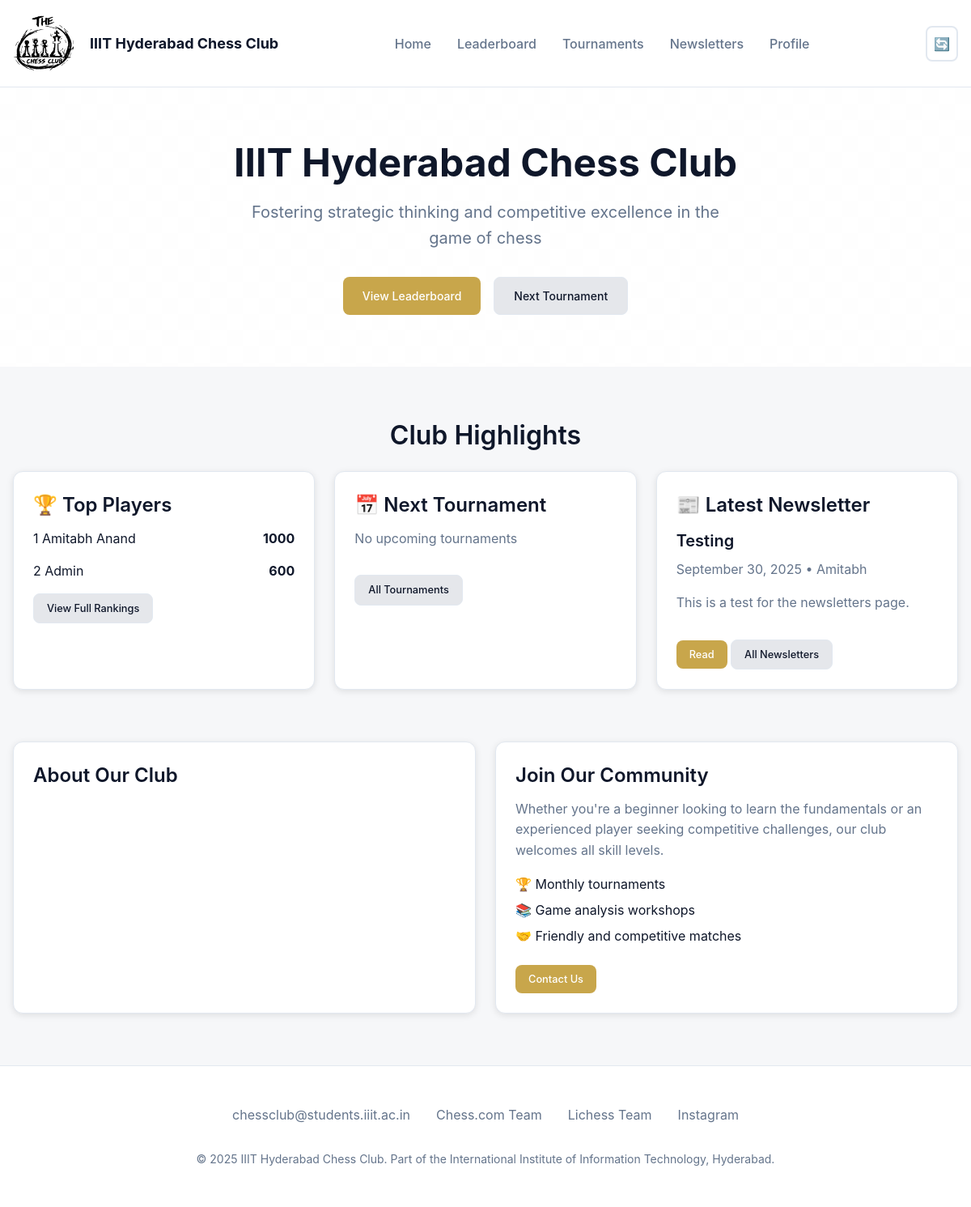
The app's page /, older data.
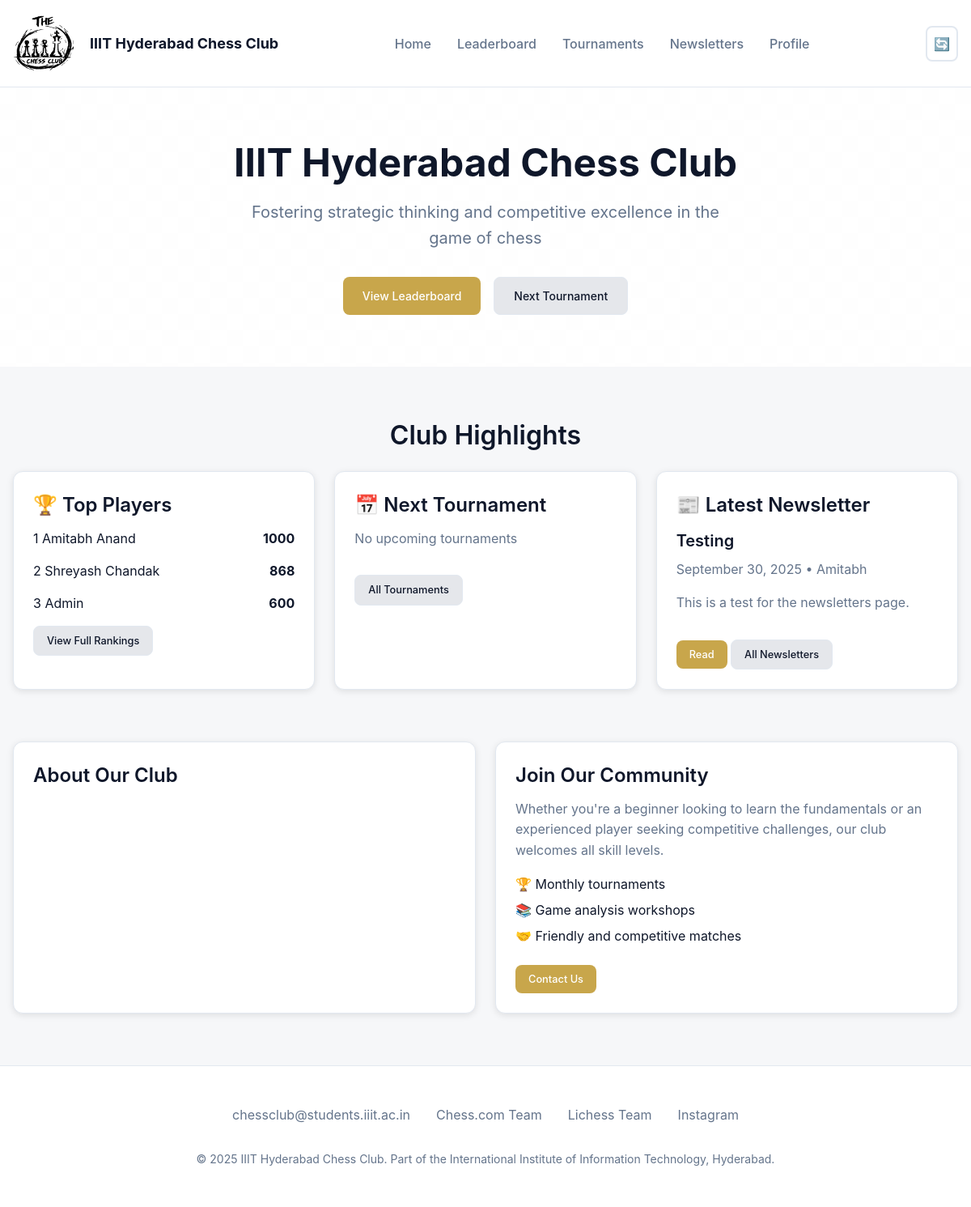
The same page, newer data.
### accounts/models.py (models this page shows, shortened)
class User(AbstractUser):
    def __str__(self):
        return f"{self.username}"

class UserProfile(models.Model):
    user = models.OneToOneField(User, on_delete=models.CASCADE, related_name="profile")
    rating = models.IntegerField(default=600)
    last_rating = models.IntegerField(default=600)
    rank = models.IntegerField(default=0)
    last_rank = models.IntegerField(default=0)
    chessdotcom = models.CharField(max_length=64, blank=True, null=True)
    lichess = models.CharField(max_length=64, blank=True, null=True)

### IIITChessClub/views.py (the view)
# urls.py: 2. Add a URL to urlpatterns:  path('', views.home, name='home')
def home(request):
    next_tournament = (
        Tournament.objects
        .filter(start_date__gte=now().date())
        .order_by('start_date')
        .first()
    )
    latest_newsletter = (
        Newsletter.objects
        .order_by('-published_date')
        .first()
    )
    top_users = User.objects.select_related("profile").order_by("-profile__rating")[:5]
    return render(request, 'home.html', {"top_users": top_users, "next_tournament": next_tournament, "latest_newsletter": latest_newsletter})

### IIITChessClub/templates/home.html (shortened to what the changed rows need)
<!DOCTYPE html>
{% load static %}
<html lang="en">
<head>
  <link rel="stylesheet" href="{% static 'css/styles.css' %}">
</head>
<body>
  <main>
    <section class="hero">
      <div class="container">
        <div class="hero-content">
          <h1>IIIT Hyderabad Chess Club</h1>
        </div>
      </div>
    </section>
    <section class="container" style="margin-top: 4rem;">
      <h2 class="text-center mb-6">Club Highlights</h2>
      <div class="grid grid-3">
        <div class="card">
          <div id="top-players" class="flex flex-col gap-4">
            {% for user in top_users %}
            <div class="flex justify-between items-center">
              <span>{{ user.profile.rank }} {{ user.first_name }} {{ user.last_name }}</span>
              <strong>{{ user.profile.rating }}</strong>
            </div>
            {% endfor %}
          </div>
        </div>
      </div>
    </section>
  </main>
</body>
</html>

Row changes from the older to the newer data that the page shows:
added User: profile.rank "2", first_name "Shreyash", last_name "Chandak", profile.rating "868"
changed through a linked row, User "Admin": profile.rank "2" → "3"
